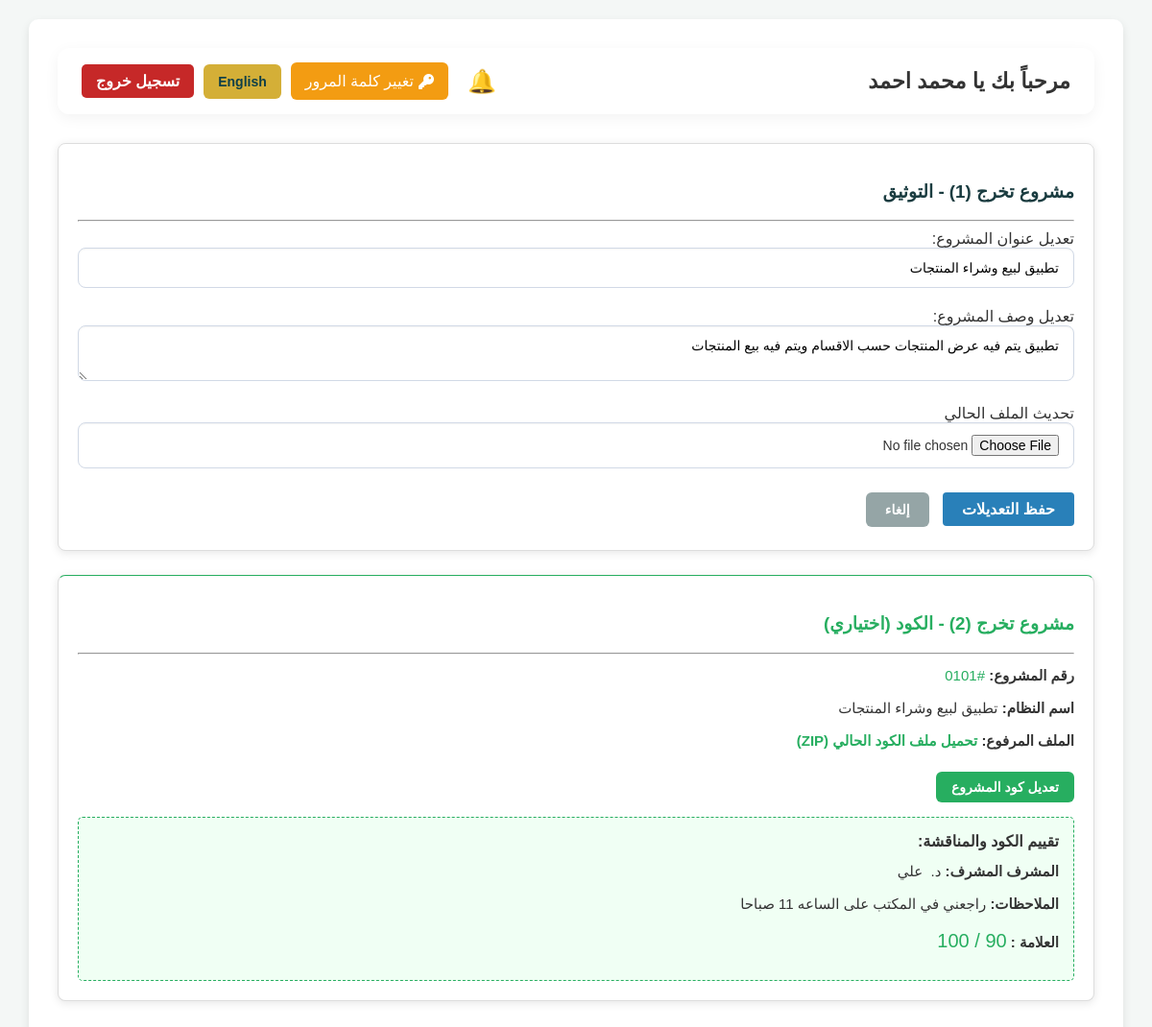
Page /student_dashboard.php?edit_p1=1 (signed in) on the committed database.
### tables this page shows
CREATE TABLE students (
  student_id varchar(15) NOT NULL,
  name varchar(100) NOT NULL,
  email varchar(100) NOT NULL,
  password varchar(255) NOT NULL,
  dept_code varchar(5) NOT NULL,
  last_seen_announcements timestamp NOT NULL DEFAULT '2000-01-01 08:00:00',
  needs_password_change tinyint(1) NOT NULL DEFAULT 1,
  PRIMARY KEY (student_id),
  UNIQUE KEY email (email)
);

CREATE TABLE project_1 (
  project_id varchar(10) NOT NULL,
  student_id varchar(20) DEFAULT NULL,
  project_title varchar(255) NOT NULL,
  project_desc varchar(100) NOT NULL,
  project_file varchar(255) NOT NULL,
  supervisor_id varchar(10) DEFAULT NULL,
  grade int(11) DEFAULT NULL,
  notes text DEFAULT NULL,
  is_note_new tinyint(1) DEFAULT 0,
  PRIMARY KEY (project_id),
  UNIQUE KEY student_id (student_id)
);

CREATE TABLE project_2 (
  project_id varchar(10) NOT NULL,
  student_id varchar(20) DEFAULT NULL,
  project_title varchar(255) NOT NULL,
  source_code_file varchar(255) NOT NULL,
  supervisor_id varchar(10) DEFAULT NULL,
  grade int(11) DEFAULT NULL,
  notes text DEFAULT NULL,
  is_note_new tinyint(1) DEFAULT 0,
  PRIMARY KEY (project_id),
  UNIQUE KEY student_id (student_id)
);

CREATE TABLE supervisors (
  supervisor_id varchar(10) NOT NULL,
  name varchar(100) NOT NULL,
  email varchar(100) NOT NULL,
  password varchar(255) NOT NULL,
  dept_code varchar(5) NOT NULL,
  last_seen_announcements timestamp NOT NULL DEFAULT '2000-01-01 08:00:00',
  needs_password_change tinyint(1) NOT NULL DEFAULT 1,
  PRIMARY KEY (supervisor_id),
  UNIQUE KEY email (email)
);

### lang_config.php (called while the page is built, shortened)
<?php
$role_context = isset($_SESSION['role']) ? $_SESSION['role'] : 'guest';
$lang_key = 'lang_' . $role_context;
if (isset($_SESSION[$lang_key])) {
    $lang = $_SESSION[$lang_key];
} elseif (isset($_COOKIE[$lang_key])) {
    $lang = $_COOKIE[$lang_key];
    $_SESSION[$lang_key] = $lang;
} else {
    if (isset($_SESSION['lang_guest'])) {
        $lang = $_SESSION['lang_guest'];
    } elseif (isset($_COOKIE['lang_guest'])) {
        $lang = $_COOKIE['lang_guest'];
    } else {
        $lang = 'ar';
    }
}
function T($key) {
    global $translations, $lang;
    return $translations[$lang][$key] ?? $key;
}
?>

### student_dashboard.php (the view, shortened to what this page needs)
<?php
include "lang_config.php";
include "connection_settings.php";
if (isset($_SESSION['role']) && $_SESSION['role'] == 'student' && isset($_SESSION['email'])) {
    $email = $_SESSION['email'];
    $stmt_student = mysqli_prepare($conn, "SELECT student_id, name, dept_code FROM students WHERE email=?");
    mysqli_stmt_bind_param($stmt_student, "s", $email);
    mysqli_stmt_execute($stmt_student);
    $student_data = mysqli_fetch_assoc(mysqli_stmt_get_result($stmt_student));
    $student_id = $student_data['student_id'];
    $student_name = $student_data['name'];
    $dept_code = $student_data['dept_code'];
    $stmt_p1 = mysqli_prepare($conn, "SELECT * FROM project_1 WHERE student_id=?");
    mysqli_stmt_bind_param($stmt_p1, "s", $student_id);
    mysqli_stmt_execute($stmt_p1);
    $proj1 = mysqli_fetch_assoc(mysqli_stmt_get_result($stmt_p1));
    if (in_array($dept_code, ['01', '02'])) {
        $stmt_p2 = mysqli_prepare($conn, "SELECT * FROM project_2 WHERE student_id=?");
        mysqli_stmt_bind_param($stmt_p2, "s", $student_id);
        mysqli_stmt_execute($stmt_p2);
        $proj2 = mysqli_fetch_assoc(mysqli_stmt_get_result($stmt_p2));
    } else {
        $proj2 = null;
    }
    $stmt_proj1 = mysqli_prepare($conn, "SELECT p.*, d.name AS doc_name FROM project_1 p LEFT JOIN supervisors d ON p.supervisor_id = d.supervisor_id WHERE p.student_id=?");
    mysqli_stmt_bind_param($stmt_proj1, "s", $student_id);
    mysqli_stmt_execute($stmt_proj1);
    $proj1 = mysqli_fetch_assoc(mysqli_stmt_get_result($stmt_proj1));
    $proj2 = null;
    if (in_array($dept_code, ['01', '02'])) {
        $stmt_proj2 = mysqli_prepare($conn, "SELECT p.*, d.name AS doc_name FROM project_2 p LEFT JOIN supervisors d ON p.supervisor_id = d.supervisor_id WHERE p.student_id=?");
        mysqli_stmt_bind_param($stmt_proj2, "s", $student_id);
        mysqli_stmt_execute($stmt_proj2);
        $proj2 = mysqli_fetch_assoc(mysqli_stmt_get_result($stmt_proj2));
    }
    $scroll_target = "";
    $bell_link = "student_dashboard.php?clear_notifications=1" . $scroll_target;
} else { header("Location: index.php"); exit(); }
?>
<!DOCTYPE html>
<html lang="<?php echo T('lang_code'); ?>" dir="<?php echo T('dir'); ?>">
<head>
    <link rel="stylesheet" href="style.css?v=<?php echo time(); ?>">
    <link rel="stylesheet" href="https://cdnjs.cloudflare.com/ajax/libs/font-awesome/6.4.0/css/all.min.css">
</head>
<body>
    <div class="container">
        <div class="top-bar">
            <h2><?php echo T('welcome') . $student_name; ?></h2>
            <div class="nav-right" style="gap: 10px;">
                <a href="<?php echo $bell_link; ?>" class="notif-wrapper" title="<?php echo $lang == 'ar' ? 'الملاحظات الجديدة' : 'New Notifications'; ?>" style="margin-inline-end: 10px;">
                    🔔
                </a>
                <a href="change_password.php" class="btn" style="background:#f39c12; color:white; padding:10px 15px; border-radius:6px; text-decoration:none; display:flex; align-items:center; gap:5px;"><i class="fa-solid fa-key"></i> <?php echo $lang == 'ar' ? 'تغيير كلمة المرور' : 'Change Password'; ?></a>
                <a href="?change_lang=<?php echo $lang == 'ar' ? 'en' : 'ar'; ?>" class="lang-btn" style="text-decoration: none; padding: 10px 15px; border-radius: 6px;">
                    <?php echo T('switch_lang'); ?>
                </a>
                <a href="sign_out.php" class="btn btn-logout"><?php echo T('logout'); ?></a>
            </div>
        </div>
        <div class="project-box" id="project1_section">
            <h3 style="color: #1a3c40;"><?php echo $lang == 'ar' ? 'مشروع تخرج (1) - التوثيق' : 'Graduation Project (1) - Documentation'; ?></h3>
            <hr>
            <?php if (!$proj1): ?>
                <form action="" method="POST" enctype="multipart/form-data">
                    <input type="hidden" name="p_type" value="1">
                    <label><?php echo $lang == 'ar' ? 'عنوان المشروع:' : 'Project Title:'; ?></label>
                    <input type="text" name="title" required>
                    <label><?php echo $lang == 'ar' ? 'وصف مختصر (حتى 200 حرف):' : 'Brief Description (up to 200 chars):'; ?></label>
                    <textarea name="desc" maxlength="200" required></textarea>
                    <?php if (!in_array($dept_code, ['01', '02'])): ?>
                    <label><?php echo $lang == 'ar' ? 'رفع الملف (PDF/DOCX للتوثيق أو ZIP/RAR للكود):' : 'Upload File (PDF/DOCX for docs or ZIP/RAR for code):'; ?></label>
                    <input type="file" name="p_file" accept=".pdf,.docx,.zip,.rar" required>
                    <small style="color:#888;"><?php echo $lang == 'ar' ? '* ارفع ملف التوثيق (PDF/DOCX) أو ملف الكود (ZIP/RAR)' : '* Upload documentation (PDF/DOCX) or code file (ZIP/RAR)'; ?></small>
                    <?php else: ?>
                    <label><?php echo $lang == 'ar' ? 'رفع ملف الدكيومنتيشن (PDF/DOCX):' : 'Upload Documentation File (PDF/DOCX):'; ?></label>
                    <input type="file" name="p_file" accept=".pdf,.docx" required>
                    <?php endif; ?>
                    <button type="submit" name="submit_project" class="btn btn-save"><?php echo $lang == 'ar' ? 'حفظ وتسجيل مشروع 1' : 'Save & Register Project 1'; ?></button>
                </form>
                    <?php elseif (isset($_GET['edit_p1'])): ?>
                <form action="" method="POST" enctype="multipart/form-data">
                    <label><?php echo $lang == 'ar' ? 'تعديل عنوان المشروع:' : 'Edit Project Title:'; ?></label>
                    <input type="text" name="title" value="<?php echo htmlspecialchars($proj1['project_title']); ?>" required>
                    <label><?php echo $lang == 'ar' ? 'تعديل وصف المشروع:' : 'Edit Project Description:'; ?></label>
                    <textarea name="desc" maxlength="200" required><?php echo htmlspecialchars($proj1['project_desc']); ?></textarea>
                    <?php if (!in_array($dept_code, ['01', '02'])): ?>
                    <label><?php echo $lang == 'ar' ? 'تحديث الملف الحالي (PDF/DOCX/ZIP/RAR):' : 'Update Current File (PDF/DOCX/ZIP/RAR):'; ?></label>
                    <input type="file" name="p_file" accept=".pdf,.docx,.zip,.rar">
                    <?php else: ?>
                    <label><?php echo $lang == 'ar' ? 'تحديث الملف الحالي' : 'Update Current File'; ?></label>
                    <input type="file" name="p_file" accept=".pdf,.docx">
                    <?php endif; ?>
                    <button type="submit" name="update_project" class="btn btn-save" style="background:#2980b9;"><?php echo $lang == 'ar' ? 'حفظ التعديلات' : 'Save Changes'; ?></button>
                    <a href="student_dashboard.php" class="btn-cancel"><?php echo $lang == 'ar' ? 'إلغاء' : 'Cancel'; ?></a>
                </form>
            <?php endif; ?>
        </div>
                            <?php if ($dept_code != '08'): ?>
            <?php if ($proj1): ?>
                <div class="project-box" id="project2_section" style="border-top-color: #27ae60;">
                    <h3 style="color: #27ae60;"><?php echo $lang == 'ar' ? 'مشروع تخرج (2) - الكود  (اختياري)' : 'Graduation Project (2) - Code (Optional)'; ?></h3>
                    <hr>
                    <?php if (!$proj2): ?>
                        <form action="" method="POST" enctype="multipart/form-data">
                            <input type="hidden" name="p_type" value="2">
                            <label><?php echo $lang == 'ar' ? 'عنوان النظام النهائي:' : 'Final System Title:'; ?></label>
                            <input type="text" name="title" required>
                            <label><?php echo $lang == 'ar' ? 'رفع ملف الكود (ZIP/RAR):' : 'Upload Code File (ZIP/RAR):'; ?></label>
                            <input type="file" name="p_file" accept=".zip,.rar" required>
                            <button type="submit" name="submit_project" class="btn btn-save" style="background:#27ae60;"><?php echo $lang == 'ar' ? 'رفع كود المشروع' : 'Upload Project Code'; ?></button>
                        </form>
                    <?php else: ?>
                        <div class="info-display">
                            <p><strong><?php echo $lang == 'ar' ? 'رقم المشروع:' : 'Project ID:'; ?></strong> <span style="color:#27ae60;">#<?php echo $proj2['project_id']; ?></span></p>
                            <p><strong><?php echo $lang == 'ar' ? 'اسم النظام:' : 'System Title:'; ?></strong> <?php echo htmlspecialchars($proj2['project_title']); ?></p>
                            <p><strong><?php echo $lang == 'ar' ? 'الملف المرفوع:' : 'Uploaded File:'; ?></strong> <a href="download.php?file=<?php echo urlencode($proj2['source_code_file']); ?>&name=<?php echo rawurlencode($student_name . ' - ' . $proj2['project_title'] . '.' . pathinfo($proj2['source_code_file'], PATHINFO_EXTENSION)); ?>" style="color:#27ae60; text-decoration:none; font-weight:bold;"><?php echo $lang == 'ar' ? 'تحميل ملف الكود الحالي (ZIP)' : 'Download Current Code File (ZIP)'; ?></a></p>
                            <a href="student_dashboard.php?edit_p2=1#project2_section" class="btn-edit" style="background:#27ae60;"><?php echo $lang == 'ar' ? 'تعديل كود المشروع' : 'Edit Project Code'; ?></a>
                            <div class="notes-box" style="background:#f0fff4; padding:15px; border:1px dashed #27ae60; margin-top:15px; <?php echo ($proj2['is_note_new'] == 1) ? 'border-color: red; background: #fff5f5;' : ''; ?>">
                                <h4 style="margin:0;"><?php echo $lang == 'ar' ? 'تقييم الكود والمناقشة:' : 'Code Evaluation & Discussion:'; ?>
                                </h4>
                                <p style="margin-top: 10px;"><strong><?php echo $lang == 'ar' ? 'المشرف المشرف:' : 'Supervisor Supervisor:'; ?></strong> <?php echo !empty($proj2['doc_name']) ? ($lang == 'ar' ? "د. " : "Dr. ") . htmlspecialchars($proj2['doc_name']) : "<span style='color:#7f8c8d; font-style:italic;'>" . ($lang == 'ar' ? 'بانتظار تبني الكود من قبل مشرف المساق' : 'Waiting for code adoption by course supervisor') . "</span>"; ?></p>
                                <p><strong><?php echo $lang == 'ar' ? 'الملاحظات:' : 'Notes:'; ?></strong> <?php echo !empty($proj2['notes']) ? nl2br(htmlspecialchars($proj2['notes'])) : ($lang == 'ar' ? 'بانتظار مراجعة الكود.' : 'Waiting for code review.'); ?></p>
                                <p><strong><?php echo $lang == 'ar' ? 'العلامة :' : 'Grade :'; ?></strong> <span style="font-size:20px; color:#27ae60"><?php echo !empty($proj2['grade']) ? $proj2['grade'] : "--"; ?> / 100</span></p>
                            </div>
                        </div>
                    <?php endif; ?>
                </div>
            <?php endif; ?>
        <?php endif; ?>
    </div>
</body>
</html>

### style.css (style rules this page uses)
:root { --primary-color: #1a3c40; --secondary-color: #0e3f48; --accent-color: #d4af37; --success-color: #2e7d32; --danger-color: #c62828; --info-color: #0288d1; --warning-color: #ff9800; --bg-light: #f4f7f6; --text-dark: #333; --text-white: #fff; }
body { font-family: 'Cairo', sans-serif; margin: 0; padding: 0; background-color: var(--bg-light); color: var(--text-dark); }
body, h1, h2, h3, h4, p, div, form { text-align: inherit; }
.lang-btn { background: var(--accent-color); color: var(--secondary-color); padding: 5px 15px; border-radius: 20px; text-decoration: none; font-weight: bold; font-size: 14px; transition: 0.3s; }
input, select, textarea { width: 100%; padding: 12px 15px; border: 1.5px solid #d1d9e6; border-radius: 8px; background: #ffffff; font-family: 'Cairo', sans-serif; font-size: 14px; box-sizing: border-box; margin-bottom: 20px; transition: all 0.3s ease; box-shadow: inset 0 1px 2px rgba(0, 0, 0, 0.05); }
button { width: 100%; padding: 12px; background-color: #4caf50; color: white; border: none; border-radius: 6px; font-size: 16px; font-weight: bold; cursor: pointer; transition: 0.2s; margin-top: 15px; }
.container { max-width: 1200px; margin: 20px auto; background: white; padding: 30px; border-radius: 10px; box-shadow: 0 4px 10px rgba(0, 0, 0, 0.1); box-sizing: border-box; width: 95%; }
.header-actions, .top-bar { display: flex; justify-content: space-between; align-items: center; margin-bottom: 30px; gap: 20px; }
.top-bar { background: #fff; padding: 15px 25px; border-radius: 12px; box-shadow: 0 4px 15px rgba(0, 0, 0, 0.05); }
.top-bar h2, .header-actions h1, .header-actions h4 { margin: 0; font-size: 1.4rem; white-space: nowrap; }
.logout, .btn-logout { background: var(--danger-color); color: white; padding: 8px 15px; text-decoration: none; border-radius: 5px; font-weight: bold; }
.container { overflow-x: auto; }
.btn-add, .btn-save, .btn-upload, .btn-claim { width: auto; padding: 8px 20px; border-radius: 4px; transition: 0.3s; margin: 5px 0; }
.btn-save, .btn-upload { background: var(--success-color); }
.project-box { background: #fff; padding: 30px; border-radius: 8px; box-shadow: 0 2px 10px rgba(0, 0, 0, 0.1); border-top: 5px solid #2196f3; margin-bottom: 20px; }
.notes-box { margin-top: 20px; padding: 15px; background: #fff8e1; border-radius: 5px; border: 1px dashed var(--warning-color); }
.notif-wrapper { position: relative; display: inline-block; margin-inline-end: 20px; text-decoration: none; font-size: 24px; }
.nav-right { display: flex; align-items: center; gap: 10px; flex-wrap: wrap; justify-content: flex-end; }
.project-box { scroll-margin-top: 80px; margin-bottom: 25px; padding: 20px; border: 1px solid #ddd; border-radius: 8px; background: #fff; }
.info-display p { margin: 10px 0; font-size: 15px; word-wrap: break-word; overflow-wrap: break-word; white-space: pre-wrap; line-height: 1.6; }
.btn-edit { display: inline-block; background: #34495e; color: white; text-decoration: none; padding: 8px 16px; border-radius: 6px; font-weight: bold; margin-top: 10px; font-size: 14px; }
.btn-cancel { display: inline-block; background: #95a5a6; color: white; text-decoration: none; padding: 10px 20px; border-radius: 6px; font-weight: bold; margin-inline-start: 10px; font-size: 14px; }

### rows in the picture
students: name "محمد احمد"
project_1: title "تطبيق لبيع وشراء المنتجات", desc "تطبيق يتم فيه عرض المنتجات حسب الاقسام ويتم فيه بيع المنتجات"
project_2: project_id "0101", project_title "تطبيق لبيع وشراء المنتجات", supervisor.name "علي", notes "راجعني في المكتب على الساعه 11 صباحا", grade "90"

### other values in the picture
T('welcome') "مرحباً بك يا"
T('switch_lang') "English"
T('logout') "تسجيل خروج"
